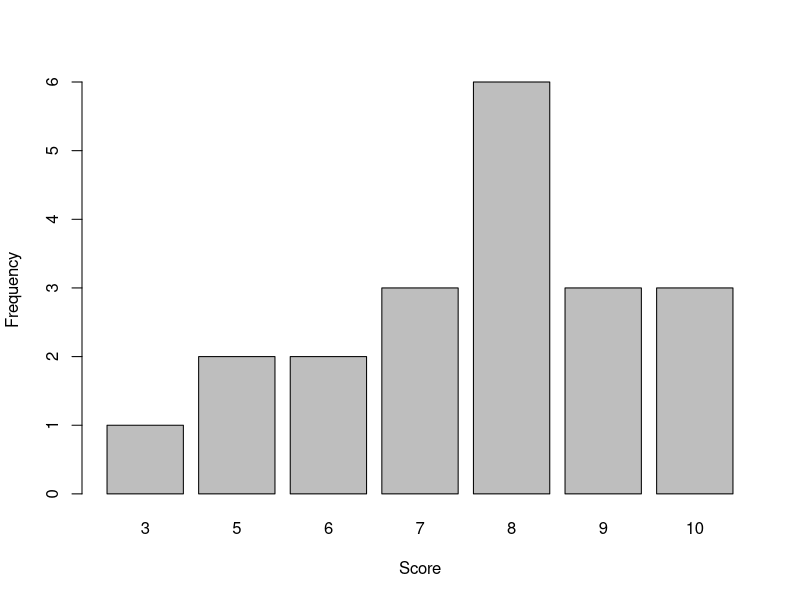
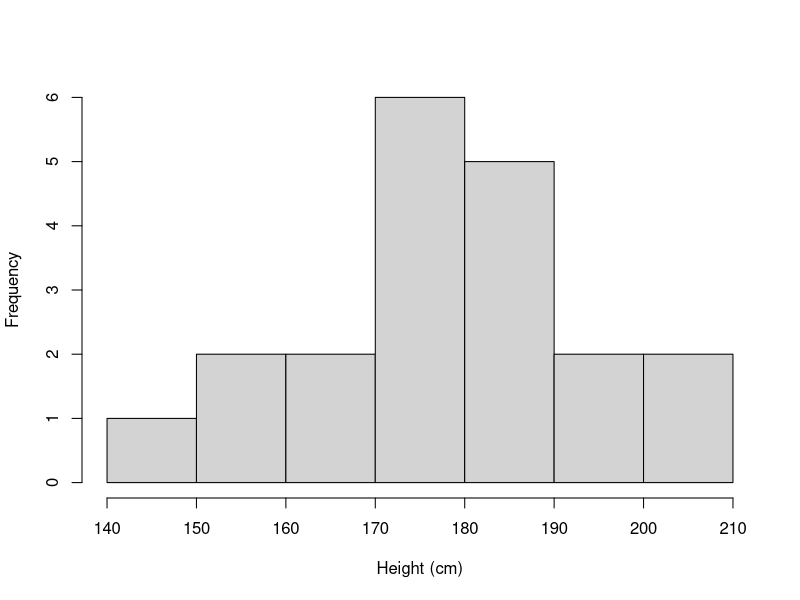
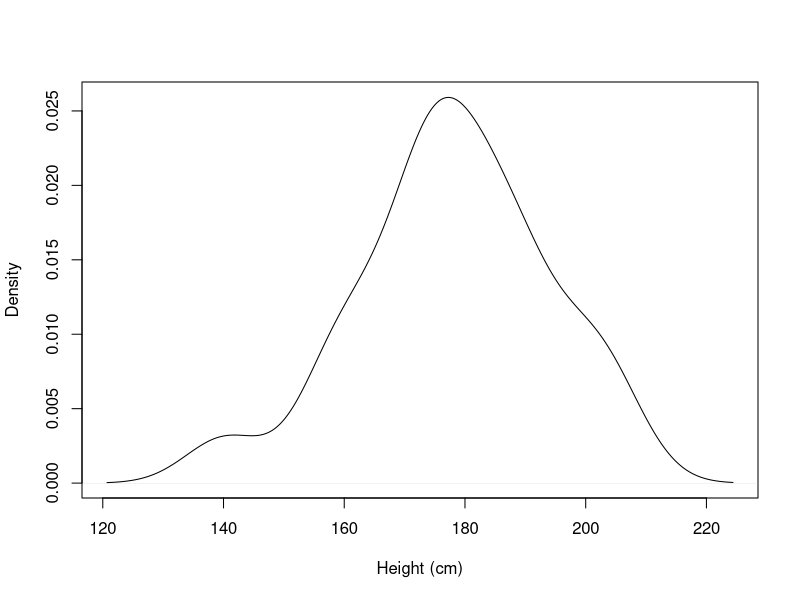
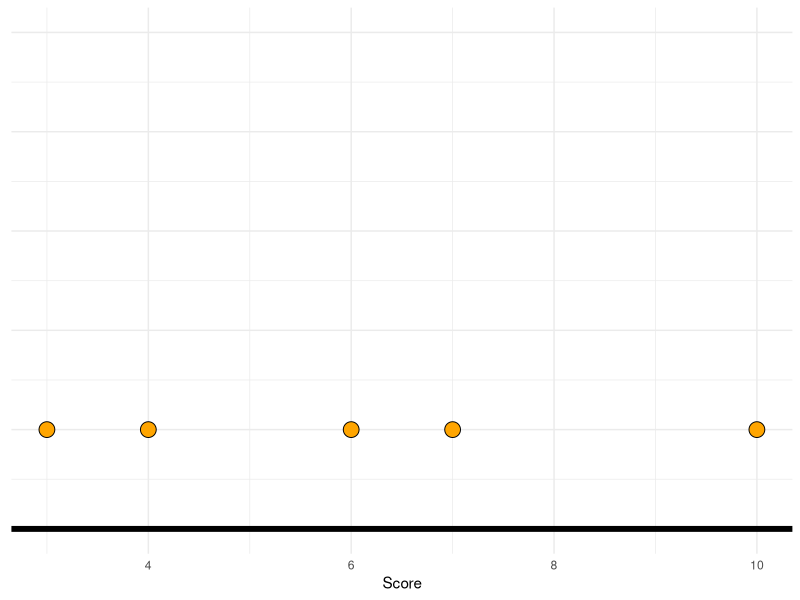
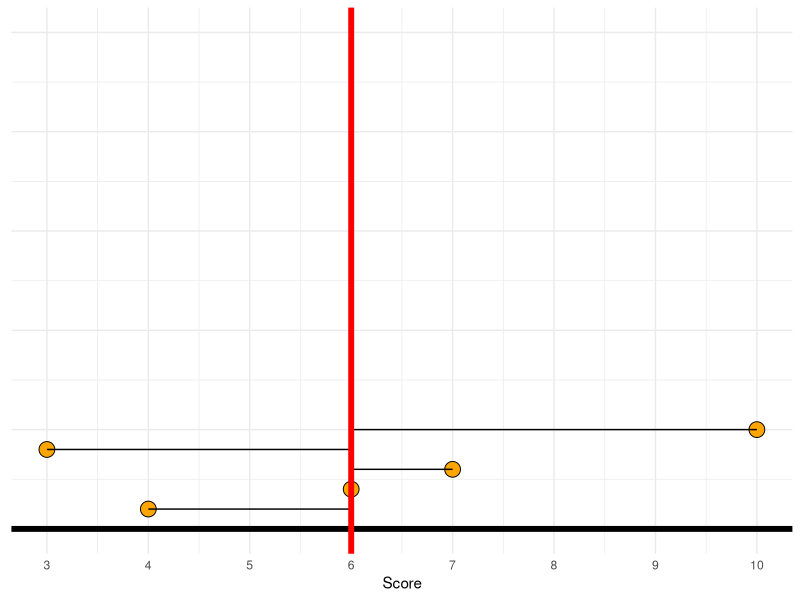
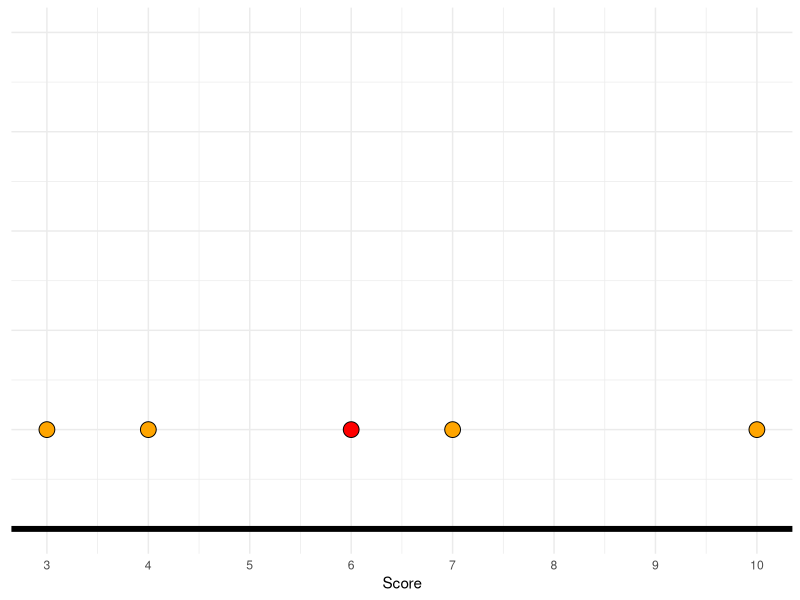
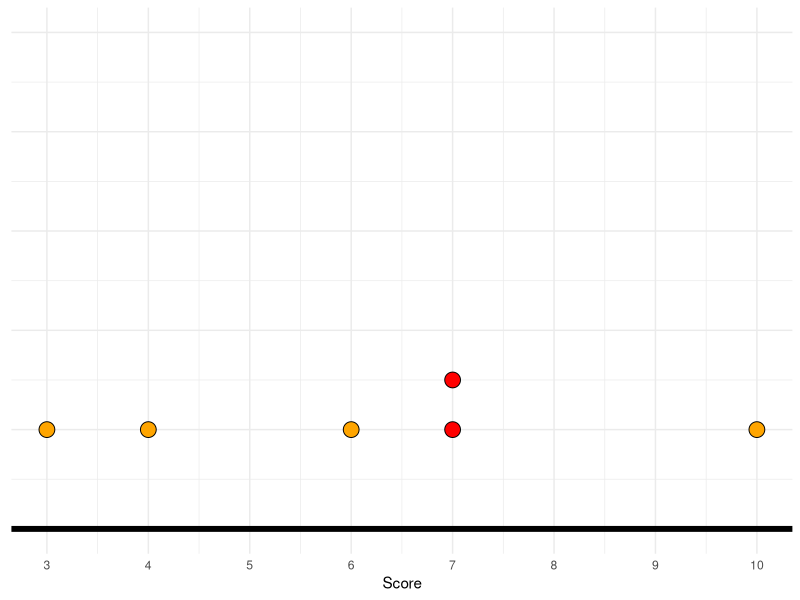
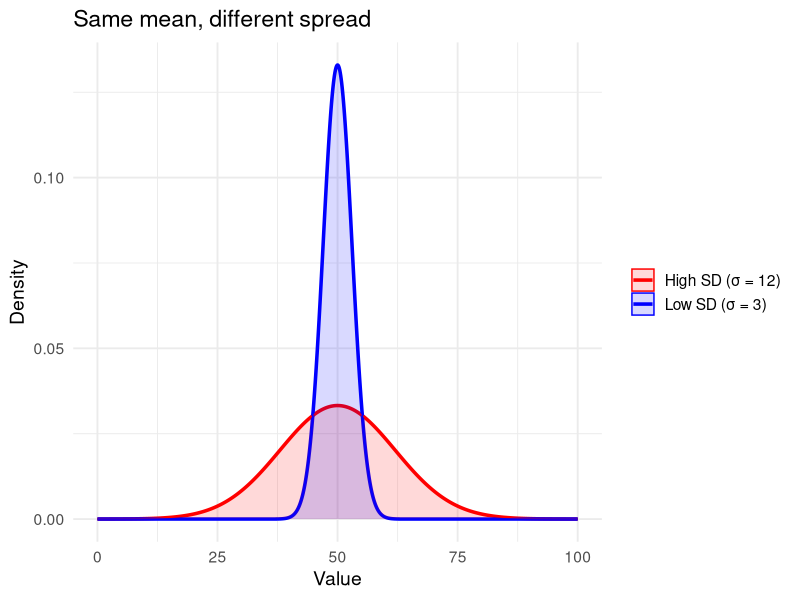

Generate these figures, in order, with R:
## ---- chunk 1
library(ggplot2)           # only for making figures
knitr::opts_chunk$set(
  echo = FALSE,            
  message = FALSE, warning = FALSE,
  dev = "png",
  fig.width = 6, fig.height = 4, fig.align = "center"
)
## ---- chunk 2
set.seed(1)
scrs <- cut(rnorm(20), 8, labels = FALSE)+2L

## ---- chunk 3
tab <- as.data.frame.table(table(scrs))
names(tab) <- c("Score", "Frequency")
knitr::kable(tab)
## ---- chunk 4
barplot(table(scrs), xlab = "Score", ylab = "Frequency")
## ---- chunk 5
set.seed(2)
x <- rnorm(20, mean = 175, sd = 15)
hist(x, xlab = "Height (cm)", main = NULL)
## ---- chunk 6
plot(density(x), xlab = "Height (cm)", main = "")
## ---- chunk 7
df = data.frame(Score = c(4, 6, 7, 3, 10))
library(ggplot2)

ggplot(df, aes(x = Score, y = 1)) + scale_y_continuous(limits = c(0, 5)) + geom_point(shape = 21, size = 5, color = "black", fill = "orange") + 
  geom_hline(yintercept = 0, size = 2) +
  theme_minimal() + theme(axis.text.y = element_blank(), axis.title.y = element_blank())
## ---- chunk 8
df = data.frame(Score = c(4, 6, 7, 3, 10))
library(ggplot2)

dists <- data.frame(
  x = df$Score,
  xend = mean(df$Score),
  y = seq(.2,1, length.out = length(df$Score))
)
dists$yend = dists$y
df$y <- dists$y
ggplot(df, aes(x = Score, y = df$y)) +
  scale_y_continuous(limits = c(0, 5)) +
  scale_x_continuous(breaks = c(1:10), labels = c(1:10)) +
  geom_point(shape = 21, size = 5, color = "black", fill = "orange") + 
  geom_hline(yintercept = 0, size = 2) +
  geom_segment(data = dists, aes(x = x, xend = xend, y = y, yend = yend)) +
  geom_vline(xintercept = mean(df$Score), color = "red", size = 2) +
  theme_minimal() + theme(axis.text.y = element_blank(), axis.title.y = element_blank())
## ---- chunk 9
ggplot(df[-2, ], aes(x = Score, y = 1)) +
  scale_y_continuous(limits = c(0, 5)) +
  scale_x_continuous(breaks = c(1:10), labels = c(1:10)) +
  geom_point(shape = 21, size = 5, color = "black", fill = "orange") + 
  geom_point(data = df[2, , drop = FALSE], shape = 21, size = 5, color = "black", fill = "red") + 
  geom_hline(yintercept = 0, size = 2) +
  theme_minimal() + theme(axis.text.y = element_blank(), axis.title.y = element_blank())
## ---- chunk 10
ggplot(df[-3, ], aes(x = Score, y = 1)) +
  scale_y_continuous(limits = c(0, 5)) +
  scale_x_continuous(breaks = c(1:10), labels = c(1:10)) +
  geom_point(shape = 21, size = 5, color = "black", fill = "orange") + 
  geom_point(data = df[3, , drop = FALSE], shape = 21, size = 5, color = "black", fill = "red") + 
  geom_point(data = df[3, , drop = FALSE], y = 1.5, shape = 21, size = 5, color = "black", fill = "red") + 
  geom_hline(yintercept = 0, size = 2) +
  theme_minimal() + theme(axis.text.y = element_blank(), axis.title.y = element_blank())
## ---- chunk 11
library(ggplot2)

# Build a grid of x-values and the corresponding normal PDFs
x <- seq(0, 100, length.out = 1000)
df <- rbind(
  data.frame(x, density = dnorm(x, mean = 50, sd = 3),
             group = "Low SD (σ = 3)"),
  data.frame(x, density = dnorm(x, mean = 50, sd = 12),
             group = "High SD (σ = 12)")
)

ggplot(df, aes(x, density, colour = group, fill = group)) +
  geom_line(size = 1.2) +                     # smooth curves
  geom_area(alpha = .15, position = "identity") +  # light fill
  scale_colour_manual(values = c("High SD (σ = 12)" = "red",
                                 "Low SD (σ = 3)"  = "blue")) +
  scale_fill_manual(values = c("High SD (σ = 12)" = "red",
                               "Low SD (σ = 3)"  = "blue")) +
  labs(title = "Same mean, different spread",
       x = "Value", y = "Density") +
  theme_minimal(base_size = 14) +
  theme(legend.title = element_blank())


## ---- chunk 12
set.seed(2)
x <- rnorm(20, mean = 175, sd = 15)
boxplot(x, horizontal = TRUE, col = "lightblue", xlab = "Height (cm)")
